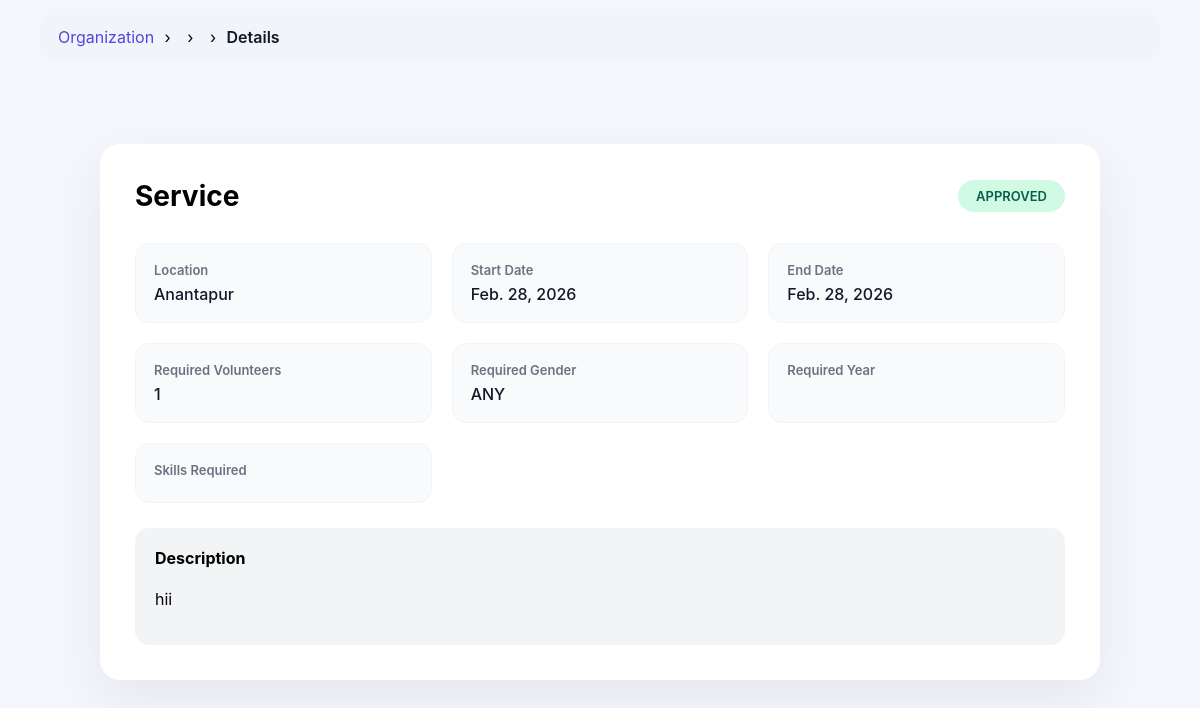
Page /organization/service/21/details/ (signed in) on the earlier database version.
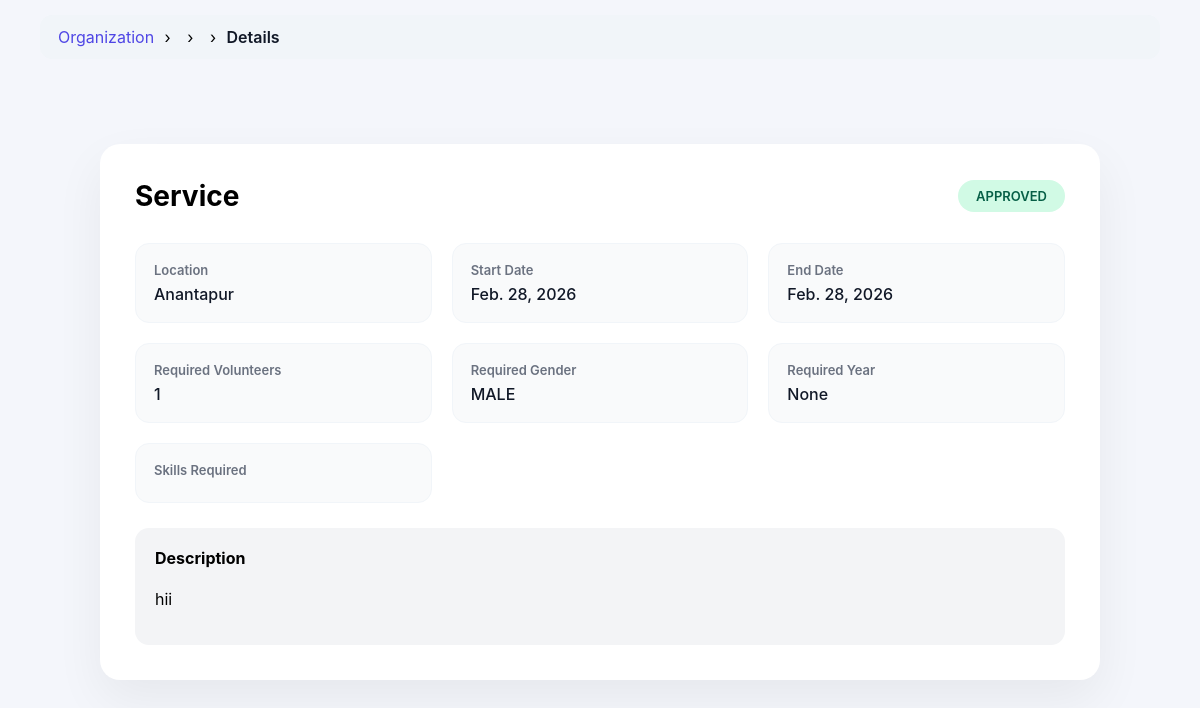
Same page on the later database version.
### app1/models.py (models this page shows, shortened)
class Service(models.Model):
    STATUS_CHOICES = (
        ('PENDING', 'Pending'),
        ('APPROVED', 'Approved'),
        ('COMPLETED', 'Completed'),
    )
    title = models.CharField(max_length=200)
    description = models.TextField()
    location = models.CharField(max_length=100)
    start_date = models.DateField()
    end_date = models.DateField()
    max_volunteers = models.IntegerField()
    GENDER_PREF = (
    ("ANY", "Any"),
    ("MALE", "Male"),
    ("FEMALE", "Female"),
)
    required_gender = models.CharField(
        max_length=10,
        choices=GENDER_PREF,
        default="ANY"
    )
    required_year = models.CharField(
        max_length=20,
        blank=True,
        null=True
    )
    organization = models.ForeignKey(
        Organization,
        on_delete=models.CASCADE
    )
    organization_name = models.CharField(
        max_length=200,
        blank=True
    )  # ✅ NEW FIELD (typed manually)
    status = models.CharField(
        max_length=20,
        choices=STATUS_CHOICES,
        default='PENDING'
    )
    authorization_letter = models.FileField(
        upload_to="service_letters/",
        null=True,
        blank=True
    )
    created_at = models.DateTimeField(auto_now_add=True)

### app1/views.py (the view)
@login_required
def organization_service_detail(request, service_id):
    if request.user.role != "ORGANIZATION":
        return redirect("login")
    service = get_object_or_404(Service, id=service_id)
    if service.organization.user != request.user:
        return redirect("organization_dashboard")
    return render(
        request,
        "organization/service_detail.html",
        {
            "service": service
        }
    )

### app1/templatetags/breadcrumbs.py (called while the page is built)
@register.simple_tag(takes_context=True)
def generate_breadcrumbs(context):
    request = context['request']
    path = request.path.strip('/')
    parts = path.split('/')
    breadcrumbs = []
    url = ""
    for part in parts:
        url += "/" + part
        name = part.replace('-', ' ').replace('_', ' ').title()
        if part == "organization":
            breadcrumbs.append(("Organization", reverse("organization_dashboard")))
        elif part == "volunteer":
            breadcrumbs.append(("Volunteer", reverse("volunteer_dashboard")))
        elif part == "admin_panel":
            breadcrumbs.append(("Admin Panel", reverse("admin_dashboard")))
        elif part == "service" or part.isdigit():
            breadcrumbs.append(("", reverse("organization_dashboard")))
        else:
            breadcrumbs.append((name, url + "/"))
    return breadcrumbs

### app1/templates/organization/service_detail.html (shortened to what this page needs)
{% extends "organization/base.html" %}
{% block content %}
<div class="detail-wrapper">
    <div class="detail-card">
        <div class="detail-header">
            <h2>{{ service.title }}</h2>
            <span class="status-badge {{ service.status|lower }}">
                {{ service.status }}
            </span>
        </div>
        <div class="detail-grid">
            <div class="info-card">
                <div class="info-label">Location</div>
                <div class="info-value">{{ service.location }}</div>
            </div>
            <div class="info-card">
                <div class="info-label">Start Date</div>
                <div class="info-value">{{ service.start_date }}</div>
            </div>
            <div class="info-card">
                <div class="info-label">End Date</div>
                <div class="info-value">{{ service.end_date }}</div>
            </div>
            <div class="info-card">
                <div class="info-label">Required Volunteers</div>
                <div class="info-value">{{ service.max_volunteers }}</div>
            </div>
            <div class="info-card">
                <div class="info-label">Required Gender</div>
                <div class="info-value">{{ service.required_gender }}</div>
            </div>
            <div class="info-card">
                <div class="info-label">Required Year</div>
                <div class="info-value">{{ service.required_year }}</div>
            </div>
            <div class="info-card">
                <div class="info-label">Skills Required</div>
            </div>
        </div>
        <div class="description-box">
            <h4>Description</h4>
            <p>{{ service.description }}</p>
        </div>
    </div>
</div>
{% endblock %}

Differences in the rows shown:
changed Service "Service": required_gender "ANY" → "MALE"; required_year (not shown) → "None"
